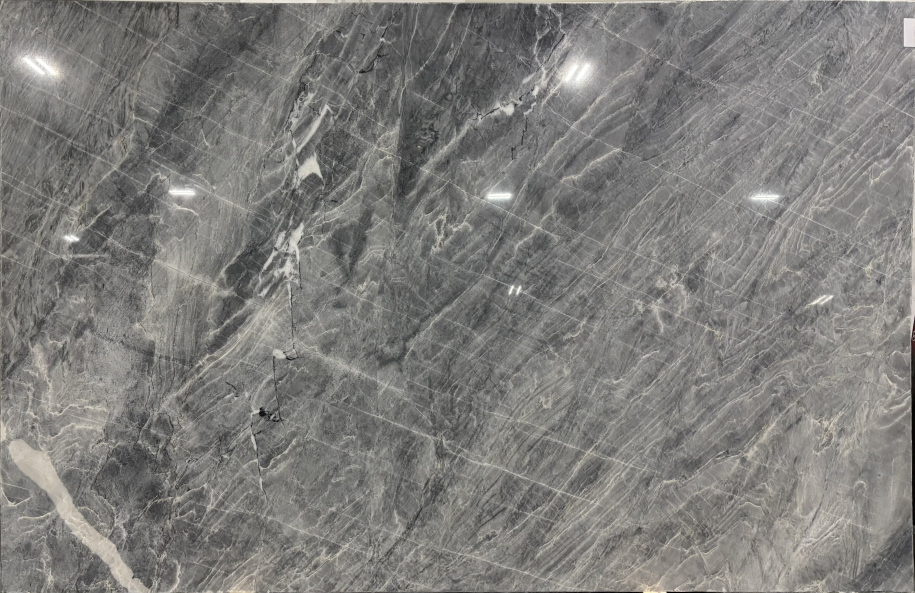
#> input picture assets/slab.jpg, 3660 x 2370 px, found by its file name (shown at 1/4 size)
$ python rectify.py slab.jpg assets/slab.jpg
#> lines starting #> are read from the running program, lines starting #| are printed output that depends on the picture
"""Perspective-correct a slab photo into an exact-scale image.

Usage: python3 tools/rectify.py slab.jpg assets/slab.jpg
       python3 tools/rectify.py slab-remnant1.jpg assets/slab-remnant1.jpg

Each source photo has its slab size (inches), output resolution and the corner pixel coordinates
(TL, TR, BR, BL) of the slab face, measured on the upright photo (after its EXIF rotation).
Re-measure the corners if a photo changes. A corner may sit slightly outside the photo; the
photo's edge pixels are stretched to fill that sliver.
"""
import os
import sys
import numpy as np
from PIL import Image, ImageOps

PHOTOS = {
    "slab.jpg": dict(size=(122, 79), px_per_in=30,
                     corners=[(83, 76), (5312, 80), (5180, 3388), (107, 3489)]),
    # Remnant 1: shot from above, so it's a keystone (wider at the top). The face's top-right corner is
    # just past the photo's right edge.
    "slab-remnant1.jpg": dict(size=(68, 66), px_per_in=24,
                              corners=[(10, 470), (1515, 460), (1458, 1850), (81, 1832)]),
}
PAD = 24  # px of edge-replicated border, so corners slightly outside the photo still sample stone


def perspective_coeffs(dst, src):
    """Coefficients mapping output (dst) coords to input (src) coords."""
    a, b = [], []
    for (x, y), (u, v) in zip(dst, src):
        a.append([x, y, 1, 0, 0, 0, -u * x, -u * y]); b.append(u)
        a.append([0, 0, 0, x, y, 1, -v * x, -v * y]); b.append(v)
    return np.linalg.solve(np.array(a, float), np.array(b, float)).tolist()


def main(src_path, out_path):
#> called with src_path = 'slab.jpg', out_path = 'assets/slab.jpg'
    cfg = PHOTOS[os.path.basename(src_path)]
    im = ImageOps.exif_transpose(Image.open(src_path)).convert("RGB")
#> im is the input picture: PIL image 3660x2370 RGB; mean R, G, B 126.6, 125.6, 122.7
    im = Image.fromarray(np.pad(np.asarray(im), ((PAD, PAD), (PAD, PAD), (0, 0)), mode="edge"))
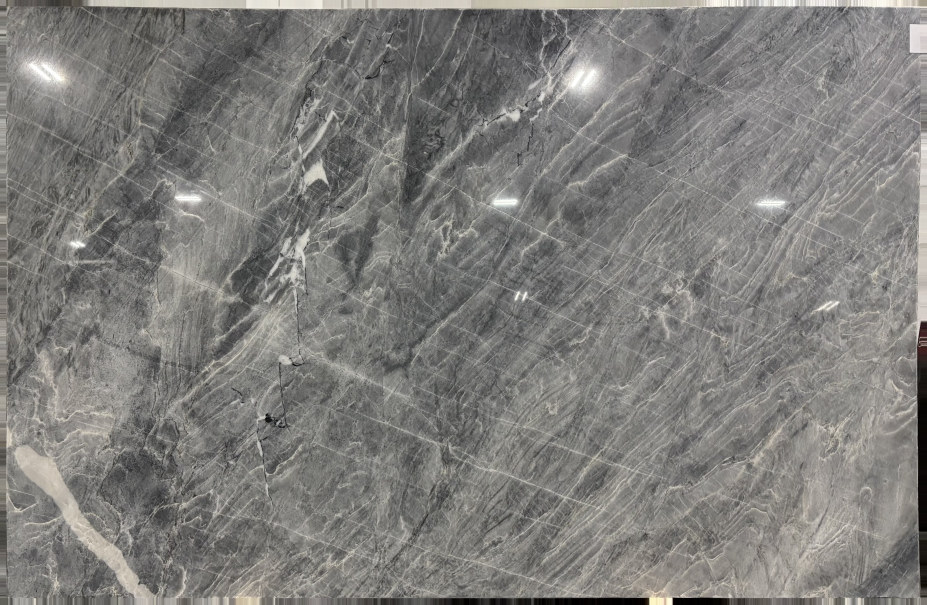
#> im: PIL image 3708x2418 RGB (shown at 1/4 size); mean R, G, B 127, 125.8, 122.8
    corners = [(x + PAD, y + PAD) for x, y in cfg["corners"]]
    (w_in, h_in), ppi = cfg["size"], cfg["px_per_in"]
    w, h = w_in * ppi, h_in * ppi
    dst = [(0, 0), (w, 0), (w, h), (0, h)]
    out = im.transform((w, h), Image.PERSPECTIVE, perspective_coeffs(dst, corners), Image.BICUBIC)
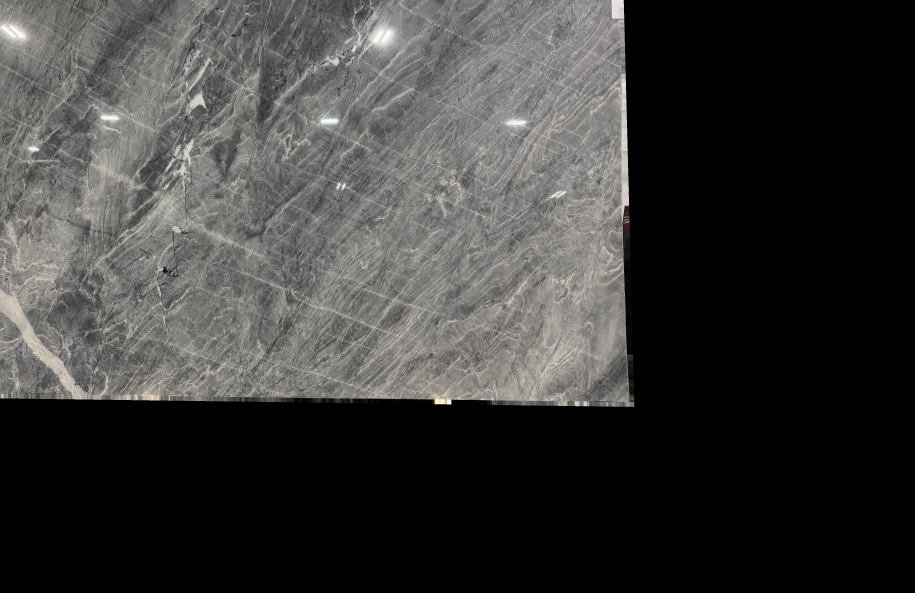
#> out: PIL image 3660x2370 RGB (shown at 1/4 size); mean R, G, B 58.9, 58.3, 57
    out.save(out_path, quality=85, optimize=True, progressive=True)
    print(f"wrote {out_path} {w}x{h} ({w_in}\" x {h_in}\")")


if __name__ == "__main__":
    main(*sys.argv[1:3])

$ run again, with assets/slab-remnant1.jpg copied over assets/slab.jpg
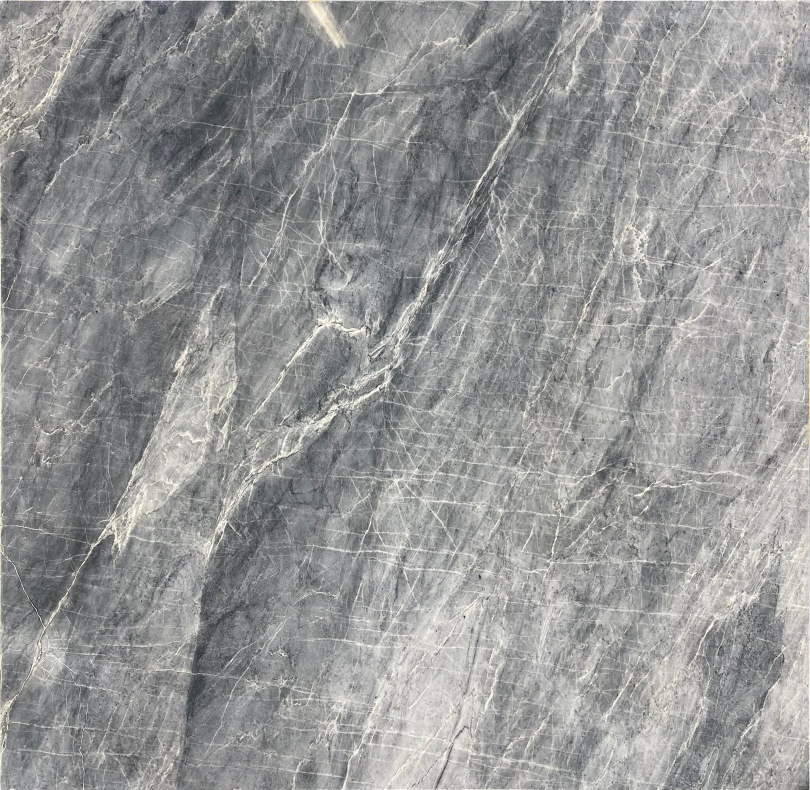
#> input picture assets/slab-remnant1.jpg, 1620 x 1580 px, found by its file name (shown at 1/2 size)
#> in main, im is the input picture: PIL image 1620x1580 RGB; mean R, G, B 149.9, 150.5, 149.8
#> in main, `im = Image.fromarray(np.pad(np.asarray(im), ((PAD, PAD), (PAD, PAD), (..`:
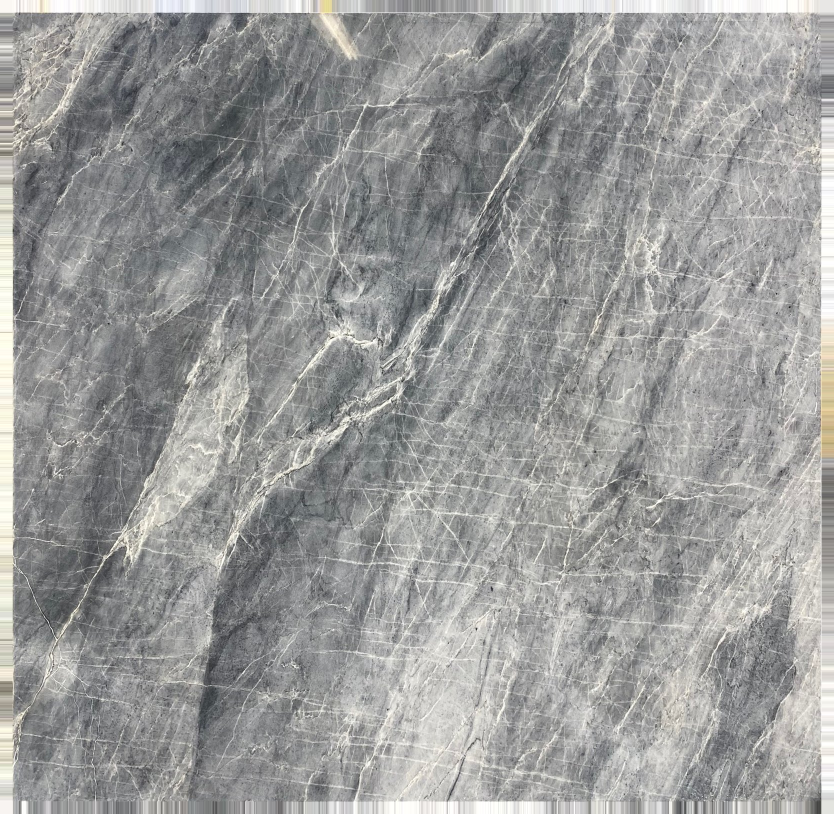
#> im: PIL image 1668x1628 RGB (shown at 1/2 size); mean R, G, B 153.3, 153.7, 152.7
#> in main, `out = im.transform((w, h), Image.PERSPECTIVE, perspective_coeffs(dst, ..`:
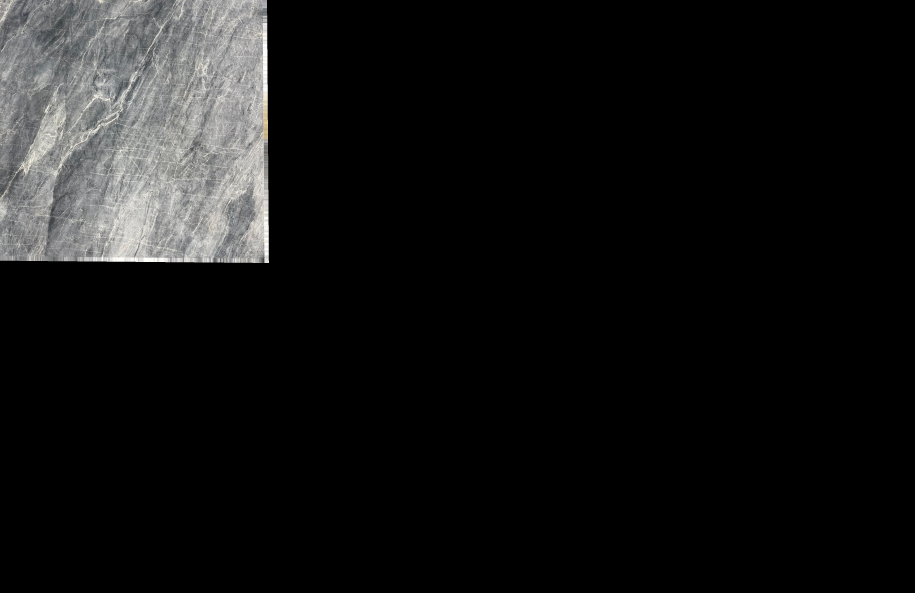
#> out: PIL image 3660x2370 RGB (shown at 1/4 size); mean R, G, B 19.6, 19.7, 19.6
